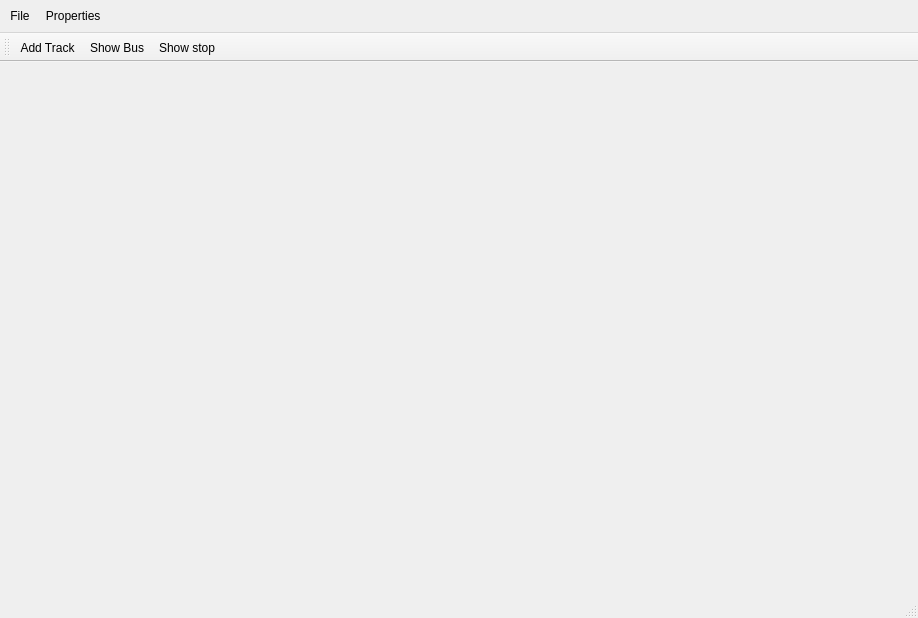
<?xml version="1.0" encoding="UTF-8"?>
<ui version="4.0">
 <class>MainWindow</class>
 <widget class="QMainWindow" name="MainWindow">
  <property name="geometry">
   <rect>
    <x>0</x>
    <y>0</y>
    <width>918</width>
    <height>618</height>
   </rect>
  </property>
  <property name="windowTitle">
   <string>MainWindow</string>
  </property>
  <property name="windowIcon">
   <iconset resource="recurce.qrc">
    <normaloff>:/prefix/img/center_icon.jpg</normaloff>:/prefix/img/center_icon.jpg</iconset>
  </property>
  <property name="toolTip">
   <string>&lt;html&gt;&lt;head/&gt;&lt;body&gt;&lt;p&gt;&lt;br/&gt;&lt;/p&gt;&lt;/body&gt;&lt;/html&gt;</string>
  </property>
  <property name="styleSheet">
   <string notr="true">font: 8pt &quot;MS Shell Dlg 2&quot;;</string>
  </property>
  <widget class="QWidget" name="centralWidget">
   <widget class="QLabel" name="label_5">
    <property name="geometry">
     <rect>
      <x>210</x>
      <y>60</y>
      <width>47</width>
      <height>13</height>
     </rect>
    </property>
    <property name="text">
     <string/>
    </property>
   </widget>
  </widget>
  <widget class="QMenuBar" name="menuBar">
   <property name="geometry">
    <rect>
     <x>0</x>
     <y>0</y>
     <width>918</width>
     <height>31</height>
    </rect>
   </property>
   <widget class="QMenu" name="menu_Add">
    <property name="title">
     <string>File</string>
    </property>
    <addaction name="actionAdd_Track"/>
    <addaction name="actionShow_Bus"/>
    <addaction name="actionShow_stop"/>
    <addaction name="actionShow_All"/>
   </widget>
   <widget class="QMenu" name="menu_Properties">
    <property name="title">
     <string>
Properties</string>
    </property>
    <addaction name="actionRead"/>
   </widget>
   <addaction name="menu_Add"/>
   <addaction name="menu_Properties"/>
  </widget>
  <widget class="QToolBar" name="mainToolBar">
   <attribute name="toolBarArea">
    <enum>TopToolBarArea</enum>
   </attribute>
   <attribute name="toolBarBreak">
    <bool>false</bool>
   </attribute>
   <addaction name="actionAdd_Track"/>
   <addaction name="actionShow_Bus"/>
   <addaction name="actionShow_stop"/>
  </widget>
  <widget class="QStatusBar" name="statusBar"/>
  <action name="actionAdd_Track">
   <property name="icon">
    <iconset resource="recurce.qrc">
     <normaloff>:/prefix/img/add_bus.png</normaloff>:/prefix/img/add_bus.png</iconset>
   </property>
   <property name="text">
    <string>Add Track</string>
   </property>
  </action>
  <action name="actionRead">
   <property name="icon">
    <iconset resource="recurce.qrc">
     <normaloff>:/prefix/img/saving_book-80.png</normaloff>:/prefix/img/saving_book-80.png</iconset>
   </property>
   <property name="text">
    <string>Read</string>
   </property>
  </action>
  <action name="actionShow_Bus">
   <property name="icon">
    <iconset resource="recurce.qrc">
     <normaloff>:/prefix/img/show_stop.png</normaloff>:/prefix/img/show_stop.png</iconset>
   </property>
   <property name="text">
    <string>Show Bus</string>
   </property>
  </action>
  <action name="actionShow_stop">
   <property name="icon">
    <iconset resource="recurce.qrc">
     <normaloff>:/prefix/img/Actions-document-preview.png</normaloff>:/prefix/img/Actions-document-preview.png</iconset>
   </property>
   <property name="text">
    <string>Show stop</string>
   </property>
  </action>
  <action name="actionShow_All">
   <property name="text">
    <string>Show All</string>
   </property>
  </action>
 </widget>
 <layoutdefault spacing="6" margin="11"/>
 <resources>
  <include location="recurce.qrc"/>
 </resources>
 <connections/>
</ui>
